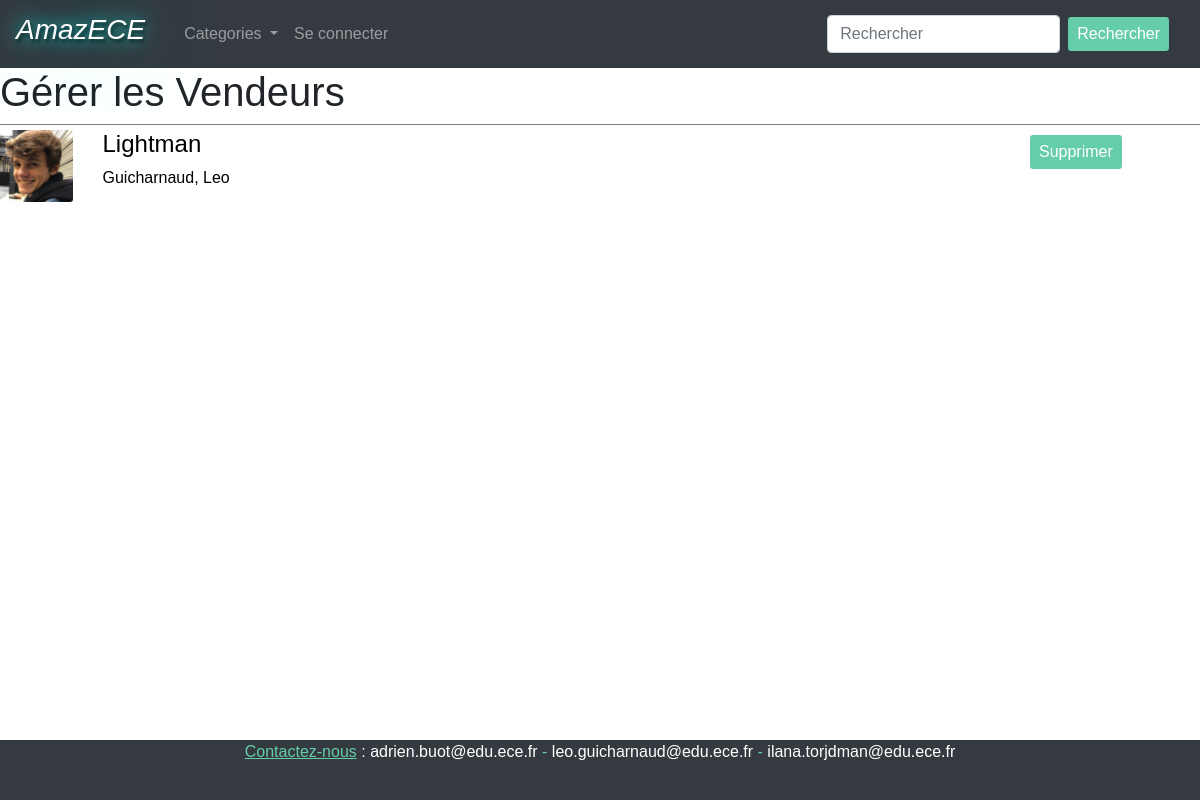
/front/gererVendeur.php, run on an earlier commit of the app's database.
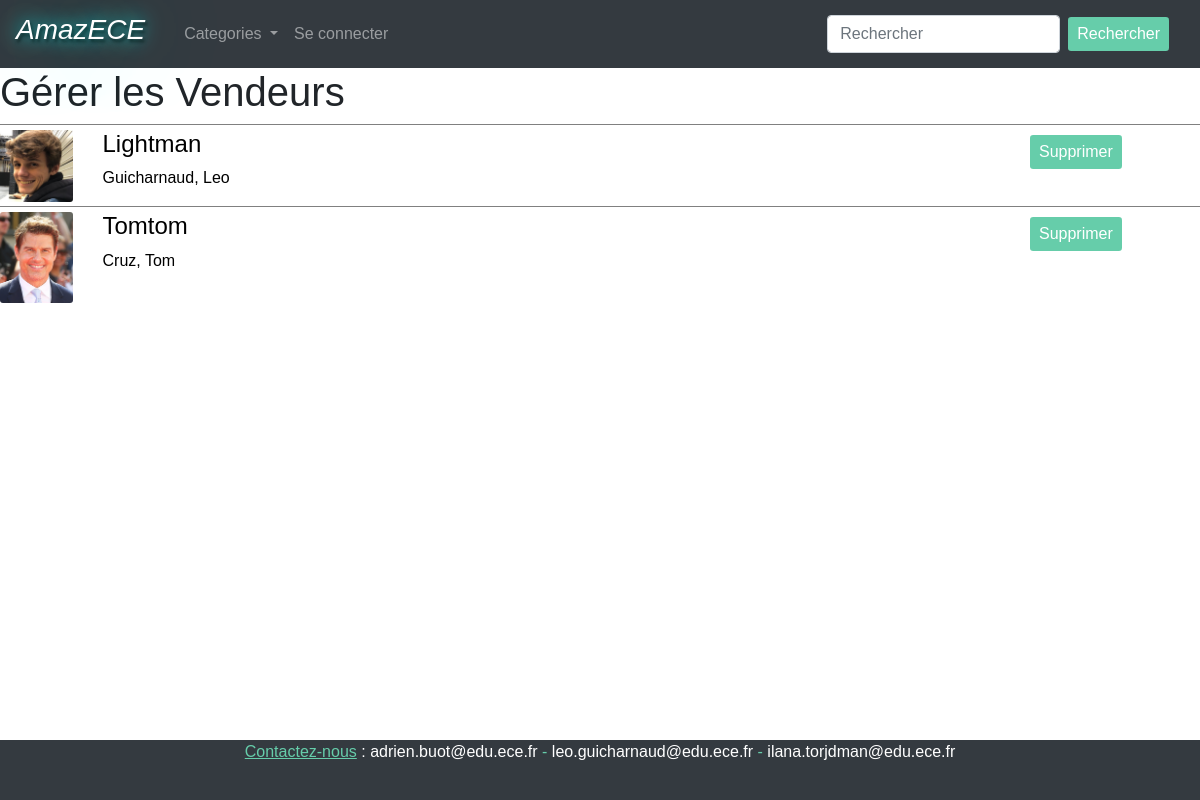
And on a later commit of the database.
### tables this page shows
CREATE TABLE Media(Id INT PRIMARY KEY NOT NULL AUTO_INCREMENT, Path1 varchar(50) NOT NULL,Path2 varchar(50),Path3 varchar(50),Path4 varchar(50),Path5 varchar(50));

CREATE TABLE People(Id INT PRIMARY KEY NOT NULL AUTO_INCREMENT,Nom varchar(50) NOT NULL,Prenom varchar(50) NOT NULL,Pseudo varchar(50) NOT NULL,Mail varchar(50) NOT NULL,N_Telephonne varchar(10) NOT NULL,Mot_De_Passe varchar(50) NOT NULL,media int NOT NULL, FOREIGN KEY(media) REFERENCES media(Id));

### sendRequest.php (called while the page is built, shortened)
<?php
	function sendRequest($sql){
		$database = "amazece";
		$db_handle = mysqli_connect('localhost','root','');
		$db_found = mysqli_select_db($db_handle,$database);
		if($db_found){
			$result = mysqli_query($db_handle, $sql);
			return $result;
		}
		else{
				echo "Database not found";
		}
	}
?>

### traitement.php (the view, shortened to what this page needs)
<?php
	function displayVendeurs(){
		$result = sendRequest("SELECT * FROM Media,People, Vendeur WHERE Vendeur.people = People.Id AND Media.Id = People.media ");
		while($data = mysqli_fetch_assoc($result)){
				echo '<form action="../back/deleteVendeur.php" method="post">';
				echo "<div class='article row'>";
					echo '<div class="col-sm-1"><img class="card-img" src="' . $data['Path1'] . '" alt="Image"></div>';
					echo '<div class="col-sm-9">';
						echo '<h2>' . $data['Pseudo'] .'</h2>';
						echo '<p>' . $data['Nom'] . ', ' .$data['Prenom'] . '</p>';
					echo '</div>';
				echo '<div class="col-sm-1"><input class="bouton btn btn-sm" type="submit" value="Supprimer"></div>';
				echo "</div></form>";
		}
	}
?>

### front/gererVendeur.php (shortened to what this page needs)
<?php
	include("../sendRequest.php");
	include("../traitement.php");
?>
<!DOCTYPE html>
<head>
	<link rel="stylesheet" href="https://stackpath.bootstrapcdn.com/bootstrap/4.1.3/css/bootstrap.min.css">
	<link rel="stylesheet" href="styles.css">
</head>
<body>
	<?php
		include("header.php");
	?>
	<h1>Gérer les Vendeurs</h1>
	<div id="container">
		<?php
			displayVendeurs();
		?>
	</div>
	<?php
		include("footer.php");
	?>
</body>
</html>

### front/header.php (shortened to what this page needs)
<nav class="navbar navbar-inverse navbar-expand-sm bg-dark navbar-dark">
	<a class="navbar-brand" href="index.php"><h3><em id="amaz">AmazECE</em></h3></a>
	<div class="container-fluid">
	  <ul class="nav navbar-nav">
	    <li class="nav-item dropdown">
	      <a class="nav-link dropdown-toggle" href="#" id="categories" data-toggle="dropdown">
	        Categories
	      </a>
	    </li>
	    <li class="nav-item">
	    	<?php
					if(isset($_SESSION['ID_people'])){
						echo '<a class="nav-link" href="monCompte.php">Mon Profil</a>';
					}else{
						echo '<a class="nav-link" href="connexionPage.php">Se connecter</a>';
					}
	    	?>
	    </li>
	  </ul>
	  <form class="navbar-form navbar-right form-inline" action="../search.php" method="post">
	  	 <div class="form-group">
	  	    <input class="form-control mr-sm-2" type="text" placeholder="Rechercher" name="search"/>
	    		<button class="btn btn-sm" type="submit">Rechercher</button>
	  		</div>
		</form>
	</div>
</nav>
</html>

### front/footer.php (shortened to what this page needs)
<footer class="footer bg-dark">
 	<span class="underline">Contactez-nous</span>
 	<a href="mailto:adrien.buot@edu.ece.fr">:   adrien.buot@edu.ece.fr  </a> -
  	<a href="mailto:leo.guicharnaud@edu.ece.fr"> leo.guicharnaud@edu.ece.fr  </a> -
   <a href="mailto:ilana.torjdman@edu.ece.fr"> ilana.torjdman@edu.ece.fr  </a>
</footer>

### front/styles.css (style rules this page uses)
a { color:black; text-decoration:none; }
h1 { font-style: bold; font:left; }
body, html { height:100vh; }
#amaz { text-shadow:0 0 20px #00FFFC,2px 3px 3px #141414, 0 0 100px #66CDAA; color:#ffffff; font-family: Verdana, Geneva, sans-serif; font:left; width: 100%; height: 100%; }
.article { border-color: grey; border-style: solid; border-width: 1px 0 0 0; color: black; padding-Top:5px; }
.article div h2 { font-size:1.5em; text-align: left; }
.btn { background-color:#66CDAA; color: white; width: auto; font-family:Verdana, Geneva, sans-serif; font-size: 1em; }
.bouton { margin: 5px; }
p, h1,h2, h3, body { font-family:Verdana, Geneva, sans-serif; }

### front/footer.php (style rules this page uses)
a { color:white; }
footer { text-align: center; height:60px; width:100%; color:#66CDAA; bottom: 0; }
.underline { text-decoration: underline; }

What changed in the data, as far as the page shows it:
added media: Path1 (picture), people.Pseudo "Tomtom", people.Nom "Cruz", people.Prenom "Tom"
